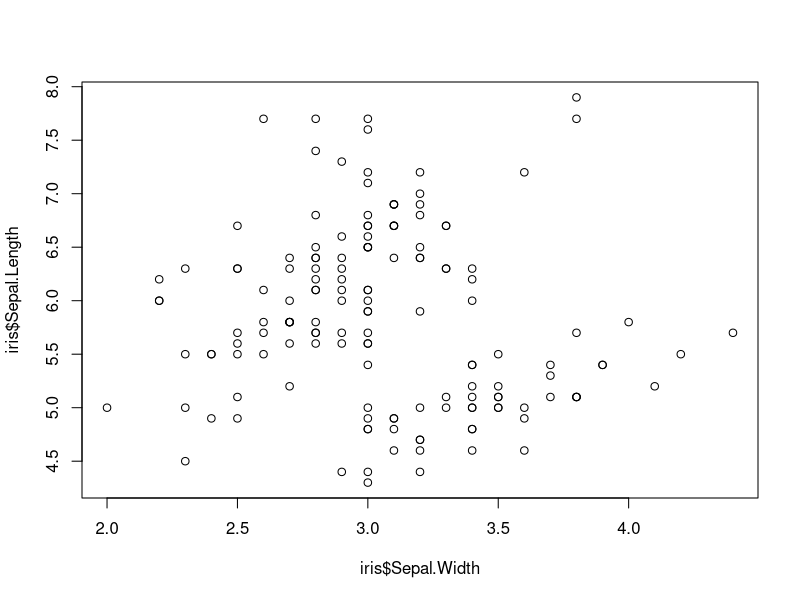
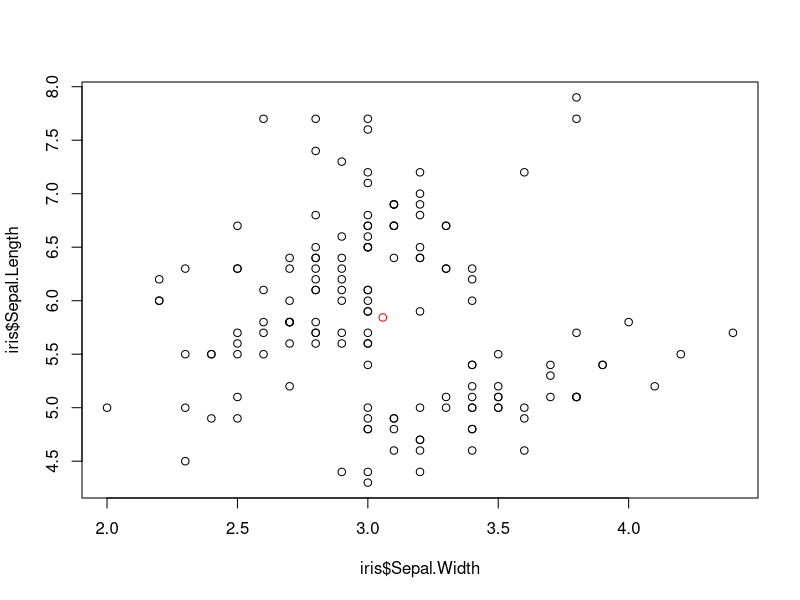
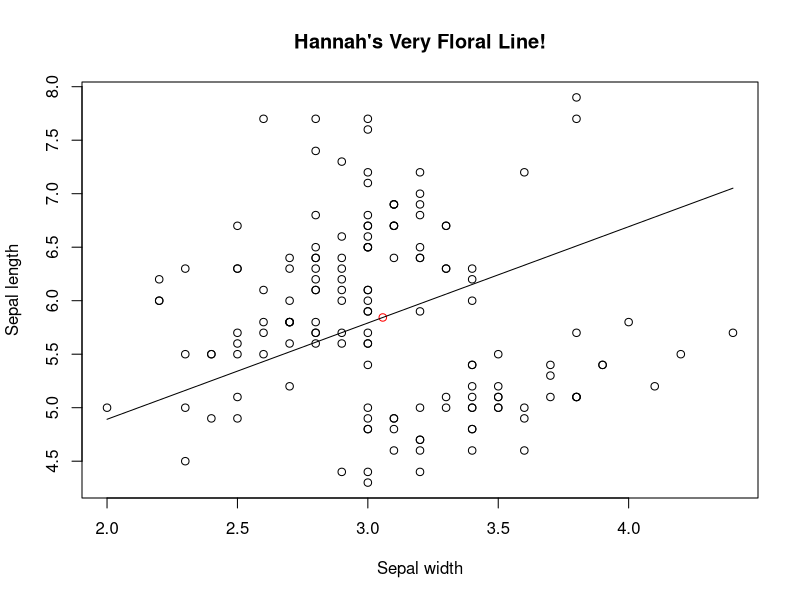

These figures' R source, in order:
data(iris)
head(iris)
iris$Sepal.Width
mean(iris$Sepal.Length)
sd(iris$Sepal.Width)
plot(x = iris$Sepal.Width, y = iris$Sepal.Length)
data_center_x = mean(iris$Sepal.Width)
data_center_y = mean(iris$Sepal.Length)
c(data_center_x, data_center_y)
plot(x = iris$Sepal.Width, y = iris$Sepal.Length)
points(x = data_center_x, y = data_center_y, col = "red")
line_point_slope = function(x, x1, y1, slope)
{
  get_y_intercept = 
    function(x1, y1, slope) 
      return(-(x1 * slope) + y1)
  
  linear = 
    function(x, yint, slope) 
      return(yint + x * slope)
  
  return(linear(x, get_y_intercept(x1, y1, slope), slope))
}
plot(x = iris$Sepal.Width, y = iris$Sepal.Length, main="Hannah's Very Floral Line!", xlab= "Sepal width",ylab= "Sepal length")
points(x = data_center_x, y = data_center_y, col = "red")
curve(
  line_point_slope(
    x, 
    data_center_x, 
    data_center_y,
    0.9), 
  add = TRUE)

